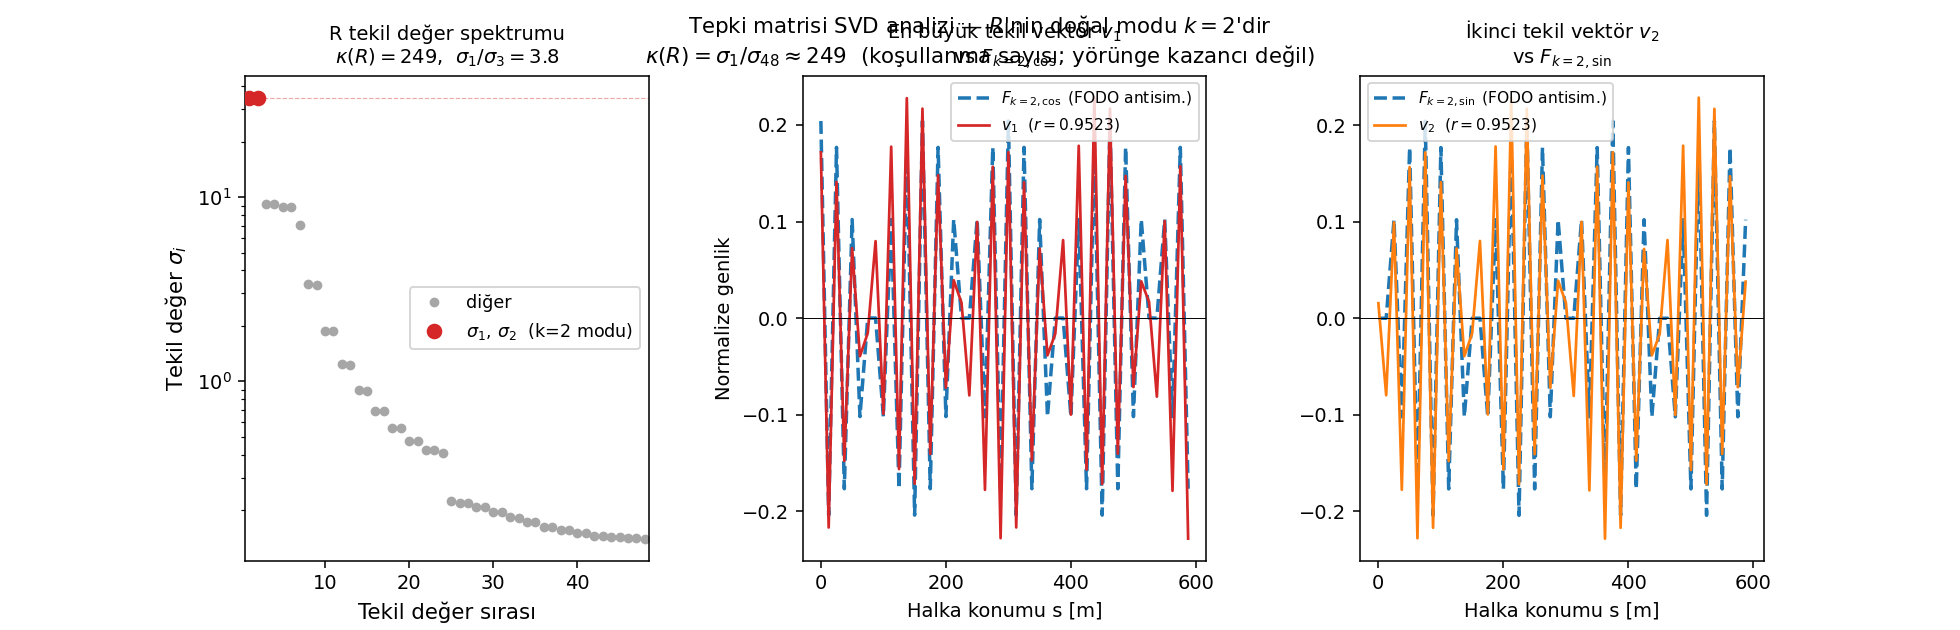

Here is the Python script that generated this plot:
#!/usr/bin/env python3
"""fig_2_svd.py — ŞEKİL 2: R tepki matrisinin SVD analizi.

Sol panel : tekil değer spektrumu (ilk iki ayrışmış gösterilir).
Sağ paneller: en büyük iki sağ tekil vektör v1, v2 ile
              k=2 FODO-antisimetrik cos/sin modlarının karşılaştırması.

Çıktı: fig_2_svd.png
"""
import json, math, os, sys
import numpy as np
import matplotlib; matplotlib.use("Agg")
import matplotlib.pyplot as plt

os.chdir(os.path.dirname(os.path.abspath(__file__)))
sys.path.insert(0, os.path.dirname(os.path.abspath(__file__)))
from fourier_reconstruct import fodo_basis

with open("params.json") as f:
    cfg = json.load(f)
N_Q     = 2 * int(cfg["nFODO"])
ANTISYM = cfg.get("smooth_antisym_fodo", True)

R = np.load("R_dy_1.npy")

# ── SVD ──────────────────────────────────────────────────────────────────────
U, S, Vt = np.linalg.svd(R)
V = Vt.T   # sütunlar = sağ tekil vektörler

# k=2 FODO-antisimetrik cos/sin modları
F2, meta2 = fodo_basis(N_Q, [2], ANTISYM)
f2_cos = F2[:, 0] / np.linalg.norm(F2[:, 0])
f2_sin = F2[:, 1] / np.linalg.norm(F2[:, 1])

# İşaret belirsizliğini düzelt: iç çarpım negatifse çevir
v1 = V[:, 0] * np.sign(np.dot(V[:, 0], f2_cos))
v2 = V[:, 1] * np.sign(np.dot(V[:, 1], f2_sin))

# Korelasyon katsayıları
r1 = np.dot(v1, f2_cos)
r2 = np.dot(v2, f2_sin)

j = np.arange(N_Q)
s_pos = j * (2 * math.pi * cfg.get("R0", 95.49) / N_Q)

# ── Grafik ───────────────────────────────────────────────────────────────────
fig = plt.figure(figsize=(14, 4.5))
gs  = fig.add_gridspec(1, 3, wspace=0.38)

# Panel 1: Tekil değer spektrumu
ax0 = fig.add_subplot(gs[0])
idx = np.arange(1, N_Q + 1)
ax0.semilogy(idx[2:], S[2:], "o", color="0.65", ms=4, label="diğer")
ax0.semilogy(idx[:2], S[:2], "o", color="tab:red", ms=7, zorder=5,
             label=r"$\sigma_1,\,\sigma_2$  (k=2 modu)")
ax0.axhline(S[0], color="tab:red", lw=0.6, ls="--", alpha=0.4)
ax0.set_xlabel("Tekil değer sırası", fontsize=11)
ax0.set_ylabel(r"Tekil değer $\sigma_i$", fontsize=11)
ax0.set_title(f"R tekil değer spektrumu\n"
              f"$\\kappa(R)={S[0]/S[-1]:.0f}$,  "
              f"$\\sigma_1/\\sigma_3={S[0]/S[2]:.1f}$", fontsize=10)
ax0.legend(fontsize=9)
ax0.set_xlim(0.5, N_Q + 0.5)

# Panel 2: v1 vs F_{k=2,cos}
ax1 = fig.add_subplot(gs[1])
ax1.plot(s_pos, f2_cos, "--", color="tab:blue", lw=1.8,
         label=r"$F_{k=2,\cos}$ (FODO antisim.)")
ax1.plot(s_pos, v1,     "-",  color="tab:red",  lw=1.4,
         label=fr"$v_1$  ($r={r1:.4f}$)")
ax1.axhline(0, color="k", lw=0.5)
ax1.set_xlabel("Halka konumu s [m]", fontsize=10)
ax1.set_ylabel("Normalize genlik", fontsize=10)
ax1.set_title(r"En büyük tekil vektör $v_1$" "\n"
              r"vs $F_{k=2,\cos}$", fontsize=10)
ax1.legend(fontsize=8)

# Panel 3: v2 vs F_{k=2,sin}
ax2 = fig.add_subplot(gs[2])
ax2.plot(s_pos, f2_sin, "--", color="tab:blue", lw=1.8,
         label=r"$F_{k=2,\sin}$ (FODO antisim.)")
ax2.plot(s_pos, v2,     "-",  color="tab:orange", lw=1.4,
         label=fr"$v_2$  ($r={r2:.4f}$)")
ax2.axhline(0, color="k", lw=0.5)
ax2.set_xlabel("Halka konumu s [m]", fontsize=10)
ax2.set_title(r"İkinci tekil vektör $v_2$" "\n"
              r"vs $F_{k=2,\sin}$", fontsize=10)
ax2.legend(fontsize=8)

fig.suptitle("Tepki matrisi SVD analizi — $R$'nin doğal modu $k=2$'dir\n"
             r"$\kappa(R)=\sigma_1/\sigma_{48}\approx249$  "
             r"(koşullanma sayısı; yörünge kazancı değil)",
             fontsize=11)
fig.tight_layout()
fig.savefig("fig_2_svd.png", dpi=140)
print(f"→ fig_2_svd.png kaydedildi")
print(f"  σ₁={S[0]:.2f}  σ₂={S[1]:.2f}  σ₃={S[2]:.2f}  κ={S[0]/S[-1]:.1f}")
print(f"  v₁·F_cos korelasyonu: {r1:.5f}")
print(f"  v₂·F_sin korelasyonu: {r2:.5f}")
